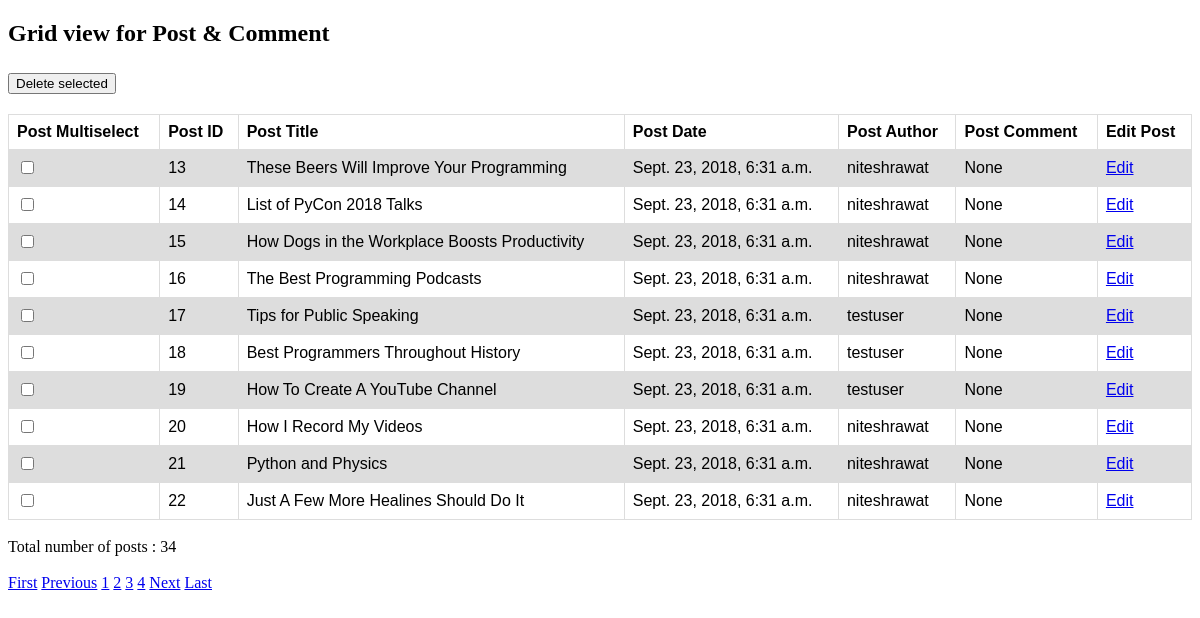
Screenshot of /grid/?page=2 with the database file from the repository.
### blog/models.py (models this page shows, shortened)
class Post(models.Model):
    title = models.CharField(max_length=100)
    content = models.TextField()
    date_posted = models.DateTimeField(default=timezone.now)
    author = models.ForeignKey(User, related_name='posts', on_delete=models.CASCADE)
    class Meta:
        verbose_name = _('Post')
        verbose_name_plural = _('Posts')

### blog/views.py (the view, shortened to what this page needs)
# urls.py: path('grid/', GridListView.as_view(), name='grid'),
class GridListView(ListView):
    template_name = 'blog/grid.html'
    paginate_by = 10
    def get_queryset(self):
        return Post.objects.all()
    def get_context_data(self, *, object_list=None, **kwargs):
        context = super(GridListView, self).get_context_data(**kwargs)
        total_count = Post.objects.all().count()
        context['total_count'] = total_count
        context['comment_list'] = Comment.objects.all()
        return context

### blog/templates/blog/grid.html (shortened to what this page needs)
<!DOCTYPE html>
{% load bootstrap_pagination %}
<html lang="en">
<head>
</head>
<body>
<h2> Grid view for Post & Comment </h2>
<table>
    <tr>
        <th>Post Multiselect</th>
        <th>Post ID</th>
        <th>Post Title</th>
        <th>Post Date</th>
        <th>Post Author</th>
        <th>Post Comment</th>
        <th>Edit Post</th>
    </tr>
    <form method="POST">
    {% block content %}
    {% for obj in object_list %}
    <tr>
        <td><input type="checkbox" name="checks" value="{{ obj.id }}"></td>
        <td>{{ obj.id }}</td>
        <td>{{ obj.title }}</td>
        <td>{{ obj.date_posted }}</td>
        <td>{{ obj.author }}</td>
        <td>
            {% if obj.comments.count > 1 %}
                {% for comment in obj.comments.all %}
                {{ comment.text }}
                <br>
                {% endfor %}
            {% else %}
                None
            {% endif %}
        </td>
        <td><a href="#">Edit</a></td>
    </tr>
    {% endfor %}
    {% endblock %}
        <h2><input type="submit" name="delete" value="Delete selected" /></h2>
    </form>
</table>
<br>
Total number of posts : {{ total_count }}
<br>
<br>
{% if is_paginated %}
      {% if page_obj.has_previous %}
        <a class ="btn btn-outline-info mb-4" href="?page=1">First</a>
        <a class ="btn btn-outline-info mb-4" href="?page={{ page_obj.previous_page_number }}">Previous</a>
      {% endif %}
      {% for num in page_obj.paginator.page_range %}
        {% if page_obj.number == num %}
          <a class ="btn btn-info mb-4" href="?page={{ num }}">{{ num }}</a>
          {% elif num > page_obj.number|add:'-3' and num < page_obj.number|add:'3' %}
          <a class ="btn btn-outline-info mb-4" href="?page={{ num }}">{{ num }}</a>
        {% endif %}
      {% endfor %}
      {% if page_obj.has_next %}
        <a class ="btn btn-outline-info mb-4" href="?page={{ page_obj.next_page_number }}">Next</a>
        <a class ="btn btn-outline-info mb-4" href="?page={{ page_obj.paginator.num_pages }}">Last</a>
      {% endif %}
{% endif %}
</body>
</html>

### blog/templates/blog/grid.html (style rules this page uses)
table { font-family: arial, sans-serif; border-collapse: collapse; width: 100%; }
td, th { border: 1px solid #dddddd; text-align: left; padding: 8px; }
tr:nth-child(even) { background-color: #dddddd; }

### rows the page displays
Post: id "13", title "These Beers Will Improve Your Programming", date_posted "Sept. 23, 2018, 6:31 a.m.", author "niteshrawat", shows "None"
Post: id "14", title "List of PyCon 2018 Talks", date_posted "Sept. 23, 2018, 6:31 a.m.", author "niteshrawat", shows "None"
Post: id "15", title "How Dogs in the Workplace Boosts Productivity", date_posted "Sept. 23, 2018, 6:31 a.m.", author "niteshrawat", shows "None"
Post: id "16", title "The Best Programming Podcasts", date_posted "Sept. 23, 2018, 6:31 a.m.", author "niteshrawat", shows "None"
Post: id "17", title "Tips for Public Speaking", date_posted "Sept. 23, 2018, 6:31 a.m.", author "testuser", shows "None"
Post: id "18", title "Best Programmers Throughout History", date_posted "Sept. 23, 2018, 6:31 a.m.", author "testuser", shows "None"
Post: id "19", title "How To Create A YouTube Channel", date_posted "Sept. 23, 2018, 6:31 a.m.", author "testuser", shows "None"
Post: id "20", title "How I Record My Videos", date_posted "Sept. 23, 2018, 6:31 a.m.", author "niteshrawat", shows "None"
Post: id "21", title "Python and Physics", date_posted "Sept. 23, 2018, 6:31 a.m.", author "niteshrawat", shows "None"
Post: id "22", title "Just A Few More Healines Should Do It", date_posted "Sept. 23, 2018, 6:31 a.m.", author "niteshrawat", shows "None"

### other values shown
{{ total_count }} "34"
{{ num }} "1" "3" "4"
{{ num }} "2"
